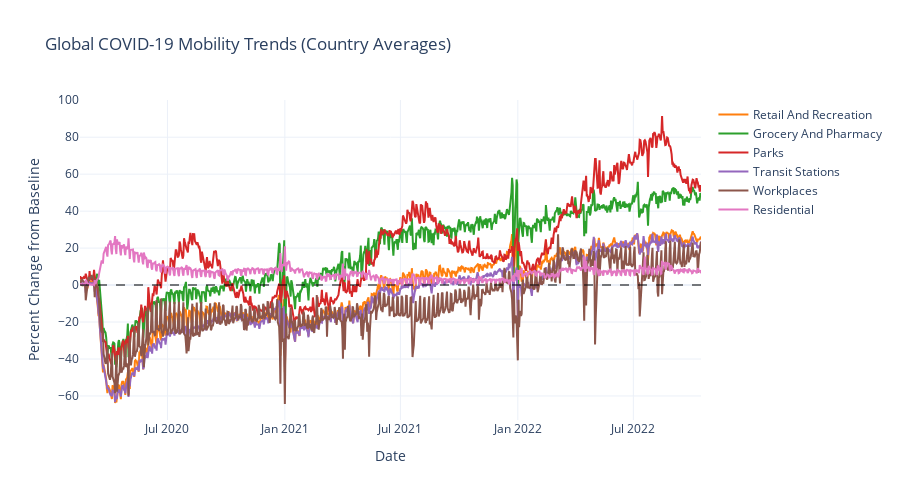

Here is the notebook cell this chart was saved with:
### Code cell
# Global mobility trends analysis
# Filter for country-level data (no sub-regions)
country_level = mobility_df[mobility_df['sub_region_1'].isnull()].copy()

# Calculate global averages by date
global_mobility = country_level.groupby('date')[mobility_cols].mean().reset_index()

# Create interactive plot for global mobility trends
fig = go.Figure()

colors = ['#ff7f0e', '#2ca02c', '#d62728', '#9467bd', '#8c564b', '#e377c2']
short_names = [col.replace('_percent_change_from_baseline', '').replace('_', ' ').title() 
               for col in mobility_cols]

for i, col in enumerate(mobility_cols):
    fig.add_trace(go.Scatter(
        x=global_mobility['date'],
        y=global_mobility[col],
        mode='lines',
        name=short_names[i],
        line=dict(color=colors[i], width=2)
    ))

fig.update_layout(
    title='Global COVID-19 Mobility Trends (Country Averages)',
    xaxis_title='Date',
    yaxis_title='Percent Change from Baseline',
    template='plotly_white',
    height=500,
    hovermode='x unified'
)

fig.add_hline(y=0, line_dash="dash", line_color="black", opacity=0.5)
fig.show()

### Figure 1 — Plotly figure (JSON) as saved in the notebook; plotly's stock layout.template omitted (floating-point values rounded to 4 significant figures; data arrays with more than 128 entries replaced by an {"elided": "..."} marker saying what was removed)
{"data": [{"line": {"color": "#ff7f0e", "width": 2}, "mode": "lines", "name": "Retail And Recreation", "type": "scatter", "x": {"elided": "974 str values"}, "y": {"elided": "974 float values"}}, {"line": {"color": "#2ca02c", "width": 2}, "mode": "lines", "name": "Grocery And Pharmacy", "type": "scatter", "x": {"elided": "974 str values"}, "y": {"elided": "974 float values"}}, {"line": {"color": "#d62728", "width": 2}, "mode": "lines", "name": "Parks", "type": "scatter", "x": {"elided": "974 str values"}, "y": {"elided": "974 float values"}}, {"line": {"color": "#9467bd", "width": 2}, "mode": "lines", "name": "Transit Stations", "type": "scatter", "x": {"elided": "974 str values"}, "y": {"elided": "974 float values"}}, {"line": {"color": "#8c564b", "width": 2}, "mode": "lines", "name": "Workplaces", "type": "scatter", "x": {"elided": "974 str values"}, "y": {"elided": "974 float values"}}, {"line": {"color": "#e377c2", "width": 2}, "mode": "lines", "name": "Residential", "type": "scatter", "x": {"elided": "974 str values"}, "y": {"elided": "974 float values"}}], "layout": {"height": 500, "hovermode": "x unified", "shapes": [{"line": {"color": "black", "dash": "dash"}, "opacity": 0.5, "type": "line", "x0": 0, "x1": 1, "xref": "x domain", "y0": 0, "y1": 0, "yref": "y"}], "title": {"text": "Global COVID-19 Mobility Trends (Country Averages)"}, "xaxis": {"title": {"text": "Date"}}, "yaxis": {"title": {"text": "Percent Change from Baseline"}}}}
